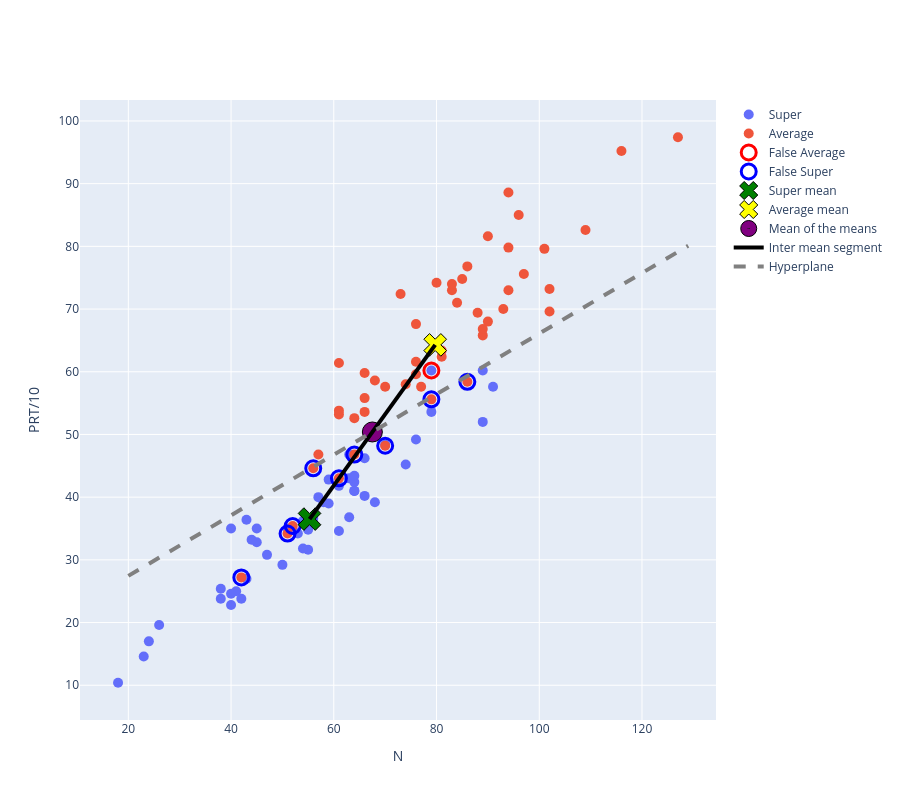

Notebook code for this chart:
### Markdown cell above
plot final

### Code cell
fig=go.Figure()
fig.add_trace(go.Scatter(x=NSup,y=PRT10Sup,name='Super'))
fig.add_trace(go.Scatter(x=NAvg,y=PRT10Avg,name='Average'))
fig.update_traces(marker=dict(size=10))


ixFP=np.where((y[ixAverage]!=yp[ixAverage]))[0]+50
ixFN=np.where((y[ixSuper]!=yp[ixSuper]))[0]

fig.add_trace(go.Scatter(x=X[ixFN,0],y=X[ixFN,1],name='False Average',marker_size=15,
                         marker_symbol="circle-open",marker=dict(color="red",
                                                                 line=dict(width=3,color='red'))))
fig.add_trace(go.Scatter(x=X[ixFP,0],y=X[ixFP,1],name='False Super',marker_size=15,
                         marker_symbol="circle-open",marker=dict(color="blue",
                                                                 line=dict(width=3,color='blue'))))
fig.add_trace(go.Scatter(x=muSup[0],y=muSup[1], marker_size=20,
                         marker_symbol='x',name='Super mean',
                         marker=dict(color="green",line=dict(width=1,
                                        color='black'))))
fig.add_trace(go.Scatter(x=muAvg[0],y=muAvg[1], marker_size=20,
                         marker_symbol='x',name='Average mean',
                         marker=dict(color="yellow",line=dict(width=1,
                                        color='black'))))
fig.add_trace(go.Scatter(x=(muSup[0]+muAvg[0])/2,y=(muSup[1]+muAvg[1])/2, marker_size=20,
                         marker_symbol="circle-dot",name='Mean of the means',
                         marker=dict(color="purple",line=dict(width=1,
                                        color='black'))))

fig.update_traces(mode='markers')
fig.add_trace(go.Scatter(x=[muSup[0][0],muAvg[0][0]],y=[muSup[1][0],muAvg[1][0]],
                         mode='lines', line=dict(color="black",width=4),name='Inter mean segment'))


W=((muSup-muAvg).T@Ci).T
b=-0.5*(muSup-muAvg).T@Ci@(muSup+muAvg)

x1=np.arange(20,130,1)

x2=-(W[0,0]/W[1,0])*x1-b/W[1,0]
fig.add_trace(go.Scatter(x=x1,y=x2.flatten(),
                         mode='lines', line=dict(dash='dash',color="gray",width=4),name='Hyperplane'))

fig.update_xaxes(title_text='N')
fig.update_yaxes(title_text='PRT/10')
fig.update_layout(
    autosize=False,
    width=900,
    height=800)
fig.show()

### Figure 1 — Plotly figure (JSON) as saved in the notebook; plotly's stock layout.template omitted (floating-point values rounded to 4 significant figures)
{"data": [{"marker": {"size": 10}, "mode": "markers", "name": "Super", "type": "scatter", "x": [41, 42, 26, 63, 45, 55, 57, 66, 64, 38, 40, 54, 55, 54, 59, 74, 63, 70, 56, 38, 45, 61, 91, 61, 66, 50, 63, 51, 24, 64, 64, 53, 43, 79, 44, 79, 58, 68, 18, 64, 59, 40, 40, 43, 89, 23, 47, 76, 52, 89], "y": [25, 23.8, 19.6, 36.8, 35, 31.6, 40, 40.2, 42.4, 25.4, 35, 31.8, 34.8, 36.2, 42.8, 45.2, 46.8, 48.4, 36.6, 23.8, 32.8, 41.8, 57.6, 34.6, 46.2, 29.2, 43, 35, 17, 41, 41, 34.2, 27, 60.2, 33.2, 53.6, 39.2, 39.2, 10.4, 43.4, 39, 24.6, 22.8, 36.4, 60.2, 14.6, 30.8, 49.2, 34.8, 52]}, {"marker": {"size": 10}, "mode": "markers", "name": "Average", "type": "scatter", "x": [76, 77, 81, 74, 70, 70, 76, 52, 42, 81, 56, 102, 86, 88, 109, 57, 61, 61, 61, 101, 96, 64, 94, 51, 61, 68, 84, 127, 93, 94, 90, 66, 66, 85, 102, 94, 83, 89, 79, 66, 83, 90, 97, 80, 76, 116, 86, 64, 89, 73], "y": [59.6, 57.6, 62.4, 58, 48.2, 57.6, 61.6, 35.4, 27.2, 63.4, 44.6, 69.6, 58.4, 69.4, 82.6, 46.8, 61.4, 53.2, 43, 79.6, 85, 52.6, 79.8, 34.2, 53.8, 58.6, 71, 97.4, 70, 73, 68, 55.8, 59.8, 74.8, 73.2, 88.6, 73, 65.8, 55.6, 53.6, 74, 81.6, 75.6, 74.2, 67.6, 95.2, 76.8, 46.8, 66.8, 72.4]}, {"marker": {"color": "red", "line": {"color": "red", "width": 3}, "size": 15, "symbol": "circle-open"}, "mode": "markers", "name": "False Average", "type": "scatter", "x": [79], "y": [60.2]}, {"marker": {"color": "blue", "line": {"color": "blue", "width": 3}, "size": 15, "symbol": "circle-open"}, "mode": "markers", "name": "False Super", "type": "scatter", "x": [70, 52, 42, 56, 86, 61, 51, 79, 64], "y": [48.2, 35.4, 27.2, 44.6, 58.4, 43, 34.2, 55.6, 46.8]}, {"marker": {"color": "green", "line": {"color": "black", "width": 1}, "size": 20, "symbol": "x"}, "mode": "markers", "name": "Super mean", "type": "scatter", "x": [55.28], "y": [36.5]}, {"marker": {"color": "yellow", "line": {"color": "black", "width": 1}, "size": 20, "symbol": "x"}, "mode": "markers", "name": "Average mean", "type": "scatter", "x": [79.74], "y": [64.28]}, {"marker": {"color": "purple", "line": {"color": "black", "width": 1}, "size": 20, "symbol": "circle-dot"}, "mode": "markers", "name": "Mean of the means", "type": "scatter", "x": [67.51], "y": [50.39]}, {"line": {"color": "black", "width": 4}, "mode": "lines", "name": "Inter mean segment", "type": "scatter", "x": [55.28, 79.74], "y": [36.5, 64.28]}, {"line": {"color": "gray", "dash": "dash", "width": 4}, "mode": "lines", "name": "Hyperplane", "type": "scatter", "x": [20, 21, 22, 23, 24, 25, 26, 27, 28, 29, 30, 31, 32, 33, 34, 35, 36, 37, 38, 39, 40, 41, 42, 43, 44, 45, 46, 47, 48, 49, 50, 51, 52, 53, 54, 55, 56, 57, 58, 59, 60, 61, 62, 63, 64, 65, 66, 67, 68, 69, 70, 71, 72, 73, 74, 75, 76, 77, 78, 79, 80, 81, 82, 83, 84, 85, 86, 87, 88, 89, 90, 91, 92, 93, 94, 95, 96, 97, 98, 99, 100, 101, 102, 103, 104, 105, 106, 107, 108, 109, 110, 111, 112, 113, 114, 115, 116, 117, 118, 119, 120, 121, 122, 123, 124, 125, 126, 127, 128, 129], "y": [27.45, 27.93, 28.41, 28.9, 29.38, 29.86, 30.34, 30.83, 31.31, 31.79, 32.28, 32.76, 33.24, 33.73, 34.21, 34.69, 35.17, 35.66, 36.14, 36.62, 37.11, 37.59, 38.07, 38.56, 39.04, 39.52, 40.0, 40.49, 40.97, 41.45, 41.94, 42.42, 42.9, 43.39, 43.87, 44.35, 44.83, 45.32, 45.8, 46.28, 46.77, 47.25, 47.73, 48.22, 48.7, 49.18, 49.66, 50.15, 50.63, 51.11, 51.6, 52.08, 52.56, 53.05, 53.53, 54.01, 54.49, 54.98, 55.46, 55.94, 56.43, 56.91, 57.39, 57.88, 58.36, 58.84, 59.32, 59.81, 60.29, 60.77, 61.26, 61.74, 62.22, 62.71, 63.19, 63.67, 64.15, 64.64, 65.12, 65.6, 66.09, 66.57, 67.05, 67.54, 68.02, 68.5, 68.98, 69.47, 69.95, 70.43, 70.92, 71.4, 71.88, 72.37, 72.85, 73.33, 73.81, 74.3, 74.78, 75.26, 75.75, 76.23, 76.71, 77.2, 77.68, 78.16, 78.64, 79.13, 79.61, 80.09]}], "layout": {"autosize": false, "height": 800, "width": 900, "xaxis": {"title": {"text": "N"}}, "yaxis": {"title": {"text": "PRT/10"}}}}
